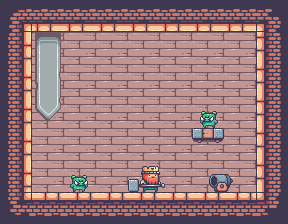

A 2D game scene composited from a Tiled map and its tileset images. What follows is a short description and the map's XML, with every tile layer's data as written:
An orthogonal 9x7 tile map with 32x32 px tiles, 3 tile layers (Слой тайлов 1, Слой тайлов 2, Слой тайлов 3), 6 tilesets.

<map version="1.9" tiledversion="1.9.2" orientation="orthogonal" renderorder="right-down" width="9" height="7" tilewidth="32" tileheight="32" infinite="0" nextlayerid="7" nextobjectid="1">
 <tileset firstgid="1" source="../tilesets/terrain.tsx" />
 <tileset firstgid="177" source="../tilesets/setup_enemy.tsx" />
 <tileset firstgid="179" source="../tilesets/cannon.tsx" />
 <tileset firstgid="180" source="../tilesets/decorations.tsx" />
 <tileset firstgid="200" source="../tilesets/default_platforms.tsx" />
 <tileset firstgid="204" source="../tilesets/hero_idle.tsx" />
 <layer id="1" name="Слой тайлов 1" width="9" height="7">
  <data encoding="csv">
1,2,2,2,2,2,2,2,3,
17,66,66,66,66,66,66,66,19,
17,66,66,66,66,66,66,66,19,
17,66,66,66,66,66,66,66,19,
17,66,66,66,66,66,66,66,19,
17,66,66,66,66,66,66,66,19,
33,34,34,34,34,34,34,34,35
</data>
 </layer>
 <layer id="2" name="Слой тайлов 2" width="9" height="7">
  <data encoding="csv">
5,34,34,34,34,34,34,34,6,
19,180,0,0,0,0,0,0,17,
19,185,0,0,0,0,0,0,17,
19,195,0,0,0,0,178,0,17,
19,0,0,0,0,0,0,0,17,
19,0,2147483826,0,204,0,179,0,17,
21,2,2,2,2,2,2,2,22
</data>
 </layer>
 <layer id="3" name="Слой тайлов 3" width="9" height="7" offsetx="0" offsety="-17">
  <data encoding="csv">
0,0,0,0,0,0,0,0,0,
0,0,0,0,0,0,0,0,0,
0,0,0,0,0,0,0,0,0,
0,0,0,0,0,0,0,0,0,
0,0,0,0,0,0,203,0,0,
0,0,0,0,0,0,0,0,0,
0,0,0,0,0,0,0,0,0
</data>
 </layer>
</map>
